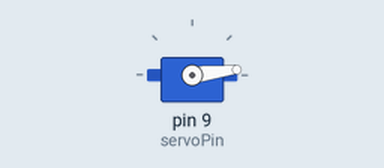
Bench run of a sketch on a simulated Arduino Uno, built with avr-gcc and run on an emulated ATmega328P. Shown: servo.

Above: at 0.05 s.
At 0.85 s:
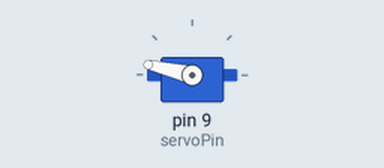
At 1.2 s:
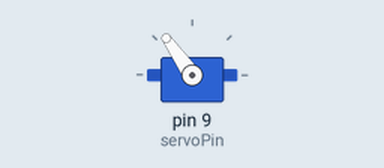
At 1.7 s:
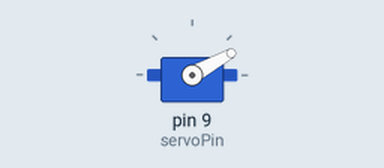
Timing chart, 0 to 4.2 s (numbered marks = the images above):
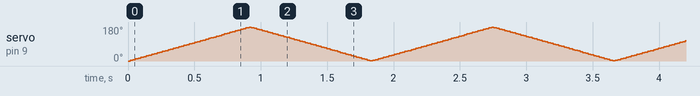

The sketch:

SampleServoMotor.ino
```cpp
// lozenia64
// https://blog.naver.com/ljy9378/221363515919
// Sample source cod for Arduino

// 서보모터 사용
// 서보모터 디지털 9번핀 사용

#include <Servo.h>
Servo servo;
int servoPin = 9;
void setup() {
  servo.attach(servoPin);
}

void loop() {
  //0~180도
  for(int angle = 0; angle < 180; angle++) {
    servo.write(angle);
    delay(5);
  }
  //180~0도
  for(int angle = 180; angle > 0; angle--) {
    servo.write(angle);
    delay(5);
  }
}
```
